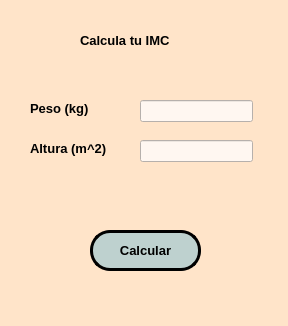
<?xml version="1.0" encoding="UTF-8"?>
<ui version="4.0">
 <class>MainWindow</class>
 <widget class="QMainWindow" name="MainWindow">
  <property name="geometry">
   <rect>
    <x>0</x>
    <y>0</y>
    <width>288</width>
    <height>326</height>
   </rect>
  </property>
  <property name="windowTitle">
   <string>MainWindow</string>
  </property>
  <property name="styleSheet">
   <string notr="true">background-color: rgb(255, 228, 201);</string>
  </property>
  <widget class="QWidget" name="centralwidget">
   <widget class="QPushButton" name="btn_calcular">
    <property name="geometry">
     <rect>
      <x>90</x>
      <y>230</y>
      <width>111</width>
      <height>41</height>
     </rect>
    </property>
    <property name="font">
     <font>
      <family>Arial</family>
      <pointsize>10</pointsize>
      <weight>75</weight>
      <bold>true</bold>
     </font>
    </property>
    <property name="styleSheet">
     <string notr="true">background-color: rgb(190, 209, 207);
border: 3px solid black;
border-radius: 20px;
color: rgb(0, 0, 0);</string>
    </property>
    <property name="text">
     <string>Calcular</string>
    </property>
    <property name="checkable">
     <bool>false</bool>
    </property>
   </widget>
   <widget class="QLineEdit" name="txt_peso">
    <property name="geometry">
     <rect>
      <x>140</x>
      <y>100</y>
      <width>113</width>
      <height>22</height>
     </rect>
    </property>
    <property name="font">
     <font>
      <family>Arial</family>
      <pointsize>10</pointsize>
      <weight>75</weight>
      <bold>true</bold>
     </font>
    </property>
    <property name="styleSheet">
     <string notr="true">background-color: rgb(255, 247, 241);</string>
    </property>
   </widget>
   <widget class="QLineEdit" name="txt_altura">
    <property name="geometry">
     <rect>
      <x>140</x>
      <y>140</y>
      <width>113</width>
      <height>22</height>
     </rect>
    </property>
    <property name="font">
     <font>
      <family>Arial</family>
      <pointsize>10</pointsize>
      <weight>75</weight>
      <bold>true</bold>
     </font>
    </property>
    <property name="styleSheet">
     <string notr="true">background-color: rgb(255, 247, 241);</string>
    </property>
   </widget>
   <widget class="QLabel" name="lbl_titulo">
    <property name="geometry">
     <rect>
      <x>80</x>
      <y>30</y>
      <width>121</width>
      <height>20</height>
     </rect>
    </property>
    <property name="font">
     <font>
      <family>Arial</family>
      <pointsize>10</pointsize>
      <weight>75</weight>
      <bold>true</bold>
     </font>
    </property>
    <property name="text">
     <string>Calcula tu IMC</string>
    </property>
   </widget>
   <widget class="QLabel" name="lbl_peso">
    <property name="geometry">
     <rect>
      <x>30</x>
      <y>100</y>
      <width>81</width>
      <height>16</height>
     </rect>
    </property>
    <property name="font">
     <font>
      <family>Arial</family>
      <pointsize>10</pointsize>
      <weight>75</weight>
      <bold>true</bold>
     </font>
    </property>
    <property name="text">
     <string>Peso (kg)</string>
    </property>
   </widget>
   <widget class="QLabel" name="lbl_altura">
    <property name="geometry">
     <rect>
      <x>30</x>
      <y>140</y>
      <width>101</width>
      <height>16</height>
     </rect>
    </property>
    <property name="font">
     <font>
      <family>Arial</family>
      <pointsize>10</pointsize>
      <weight>75</weight>
      <bold>true</bold>
     </font>
    </property>
    <property name="text">
     <string>Altura (m^2)</string>
    </property>
   </widget>
   <widget class="QLabel" name="label_resultado">
    <property name="geometry">
     <rect>
      <x>30</x>
      <y>190</y>
      <width>221</width>
      <height>31</height>
     </rect>
    </property>
    <property name="font">
     <font>
      <family>Arial</family>
      <pointsize>10</pointsize>
      <weight>50</weight>
      <bold>false</bold>
     </font>
    </property>
    <property name="text">
     <string/>
    </property>
    <property name="alignment">
     <set>Qt::AlignCenter</set>
    </property>
   </widget>
  </widget>
  <widget class="QMenuBar" name="menubar">
   <property name="geometry">
    <rect>
     <x>0</x>
     <y>0</y>
     <width>288</width>
     <height>26</height>
    </rect>
   </property>
  </widget>
  <widget class="QStatusBar" name="statusbar"/>
 </widget>
 <resources/>
 <connections/>
</ui>
